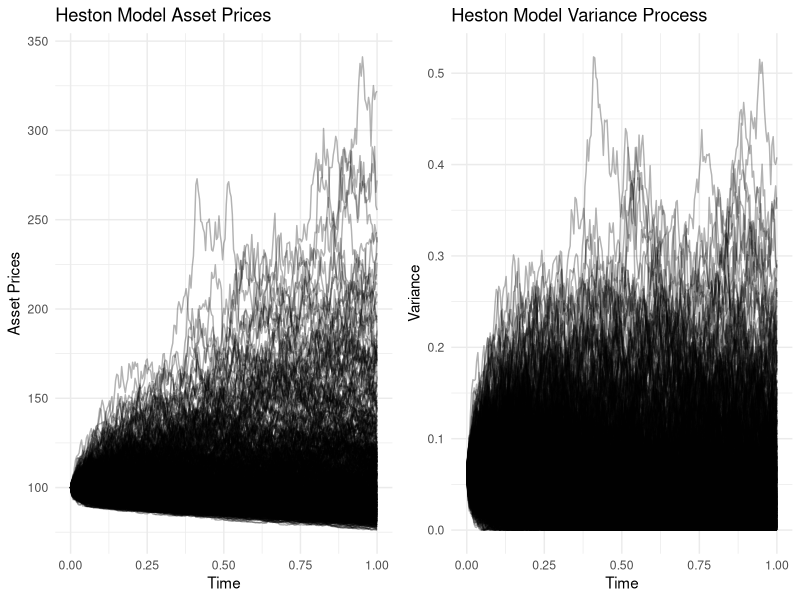
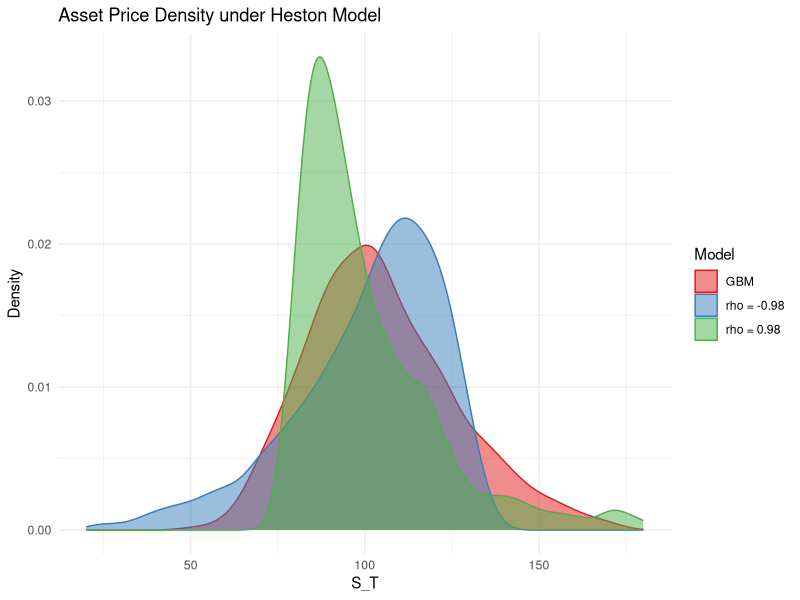
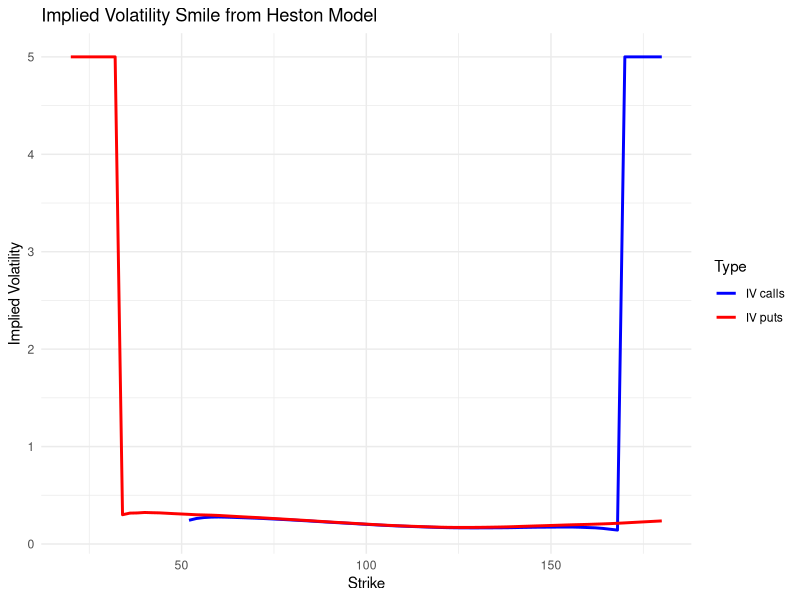

The R script that drew these images, in order:
# Load required libraries
library(ggplot2)
library(dplyr)
library(tidyr)
library(mvtnorm)
library(RColorBrewer)

# Parameters
# simulation dependent
S0 <- 100.0             # asset price
T <- 1.0                # time in years
r <- 0.02               # risk-free rate
N <- 252                # number of time steps in simulation
M <- 1000               # number of simulations

# Heston dependent parameters
kappa <- 3              # rate of mean reversion of variance under risk-neutral dynamics
theta <- 0.20^2         # long-term mean of variance under risk-neutral dynamics
v0 <- 0.25^2            # initial variance under risk-neutral dynamics
rho <- 0.7              # correlation between returns and variances under risk-neutral dynamics
sigma <- 0.6            # volatility of volatility

# Heston model simulation function
heston_model_sim <- function(S0, v0, rho, kappa, theta, sigma, T, N, M) {
  dt <- T / N
  
  # Arrays for storing prices and variances
  S <- matrix(S0, nrow = N + 1, ncol = M)
  v <- matrix(v0, nrow = N + 1, ncol = M)
  
  # Correlation matrix
  cov_matrix <- matrix(c(1, rho, rho, 1), nrow = 2)
  
  # Sampling correlated brownian motions under risk-neutral measure
  for (i in 1:N) {
    # Generate correlated random numbers
    Z <- rmvnorm(M, mean = c(0, 0), sigma = cov_matrix)
    
    # Update asset prices and variance
    S[i + 1, ] <- S[i, ] * exp((r - 0.5 * v[i, ]) * dt + 
                                  sqrt(v[i, ] * dt) * Z[, 1])
    v[i + 1, ] <- pmax(v[i, ] + kappa * (theta - v[i, ]) * dt + 
                          sigma * sqrt(v[i, ] * dt) * Z[, 2], 0)
  }
  
  return(list(S = S, v = v))
}

# Simulate with different correlations
rho_p <- 0.98
rho_n <- -0.98

result_p <- heston_model_sim(S0, v0, rho_p, kappa, theta, sigma, T, N, M)
result_n <- heston_model_sim(S0, v0, rho_n, kappa, theta, sigma, T, N, M)

S_p <- result_p$S
v_p <- result_p$v
S_n <- result_n$S
v_n <- result_n$v

# Plot Heston model asset prices and variance process
time <- seq(0, T, length.out = N + 1)

# Prepare data for plotting
df_asset <- data.frame(
  Time = rep(time, M),
  Price = as.vector(S_p),
  Simulation = rep(1:M, each = N + 1)
)

df_variance <- data.frame(
  Time = rep(time, M),
  Variance = as.vector(v_p),
  Simulation = rep(1:M, each = N + 1)
)

# Asset prices plot
p1 <- ggplot(df_asset, aes(x = Time, y = Price, group = Simulation)) +
  geom_line(alpha = 0.3) +
  labs(title = "Heston Model Asset Prices",
       x = "Time",
       y = "Asset Prices") +
  theme_minimal()

# Variance process plot
p2 <- ggplot(df_variance, aes(x = Time, y = Variance, group = Simulation)) +
  geom_line(alpha = 0.3) +
  labs(title = "Heston Model Variance Process",
       x = "Time",
       y = "Variance") +
  theme_minimal()

# Display plots
gridExtra::grid.arrange(p1, p2, ncol = 2)

# Simulate GBM process at time T
gbm <- S0 * exp((r - theta^2/2) * T + sqrt(theta) * sqrt(T) * rnorm(M))

# Prepare density data for comparison
df_density <- data.frame(
  Price = c(S_p[N + 1, ], S_n[N + 1, ], gbm),
  Model = factor(c(rep("rho = 0.98", M), 
                   rep("rho = -0.98", M), 
                   rep("GBM", M)))
)

# Density plot
ggplot(df_density, aes(x = Price, fill = Model, color = Model)) +
  geom_density(alpha = 0.5) +
  labs(title = "Asset Price Density under Heston Model",
       x = "S_T",
       y = "Density") +
  xlim(20, 180) +
  theme_minimal() +
  scale_fill_brewer(palette = "Set1") +
  scale_color_brewer(palette = "Set1")

# Simulate with rho = -0.7
rho <- -0.7
result <- heston_model_sim(S0, v0, rho, kappa, theta, sigma, T, N, M)
S <- result$S

# Set strikes and complete MC option price for different strikes
K <- seq(20, 180, by = 2)

# Calculate put and call prices
puts <- sapply(K, function(k) exp(-r * T) * mean(pmax(k - S[N + 1, ], 0)))
calls <- sapply(K, function(k) exp(-r * T) * mean(pmax(S[N + 1, ] - k, 0)))

# Function to calculate Black-Scholes implied volatility
# Using a simple bisection method
black_scholes_price <- function(S, K, T, r, sigma, type = "call") {
  d1 <- (log(S/K) + (r + sigma^2/2) * T) / (sigma * sqrt(T))
  d2 <- d1 - sigma * sqrt(T)
  
  if (type == "call") {
    price <- S * pnorm(d1) - K * exp(-r * T) * pnorm(d2)
  } else if (type == "put") {
    price <- K * exp(-r * T) * pnorm(-d2) - S * pnorm(-d1)
  }
  return(price)
}

implied_volatility <- function(market_price, S, K, T, r, type, 
                               lower = 0.001, upper = 5, tol = 1e-6) {
  # Bisection method for implied volatility
  f <- function(sigma) {
    black_scholes_price(S, K, T, r, sigma, type) - market_price
  }
  
  if (f(lower) * f(upper) > 0) {
    return(NA)  # No solution found
  }
  
  for (i in 1:100) {
    mid <- (lower + upper) / 2
    f_mid <- f(mid)
    
    if (abs(f_mid) < tol) {
      return(mid)
    }
    
    if (f(lower) * f_mid < 0) {
      upper <- mid
    } else {
      lower <- mid
    }
  }
  return(mid)
}

# Calculate implied volatilities
put_ivs <- sapply(1:length(K), function(i) {
  implied_volatility(puts[i], S0, K[i], T, r, type = "put")
})

call_ivs <- sapply(1:length(K), function(i) {
  implied_volatility(calls[i], S0, K[i], T, r, type = "call")
})

# Create dataframe for plotting
df_iv <- data.frame(
  Strike = rep(K, 2),
  IV = c(call_ivs, put_ivs),
  Type = factor(rep(c("IV calls", "IV puts"), each = length(K)))
)

# Implied volatility smile plot
ggplot(df_iv, aes(x = Strike, y = IV, color = Type)) +
  geom_line(size = 1) +
  labs(title = "Implied Volatility Smile from Heston Model",
       x = "Strike",
       y = "Implied Volatility") +
  theme_minimal() +
  scale_color_manual(values = c("IV calls" = "blue", "IV puts" = "red"))

# Optional: Additional analysis
# Print summary statistics
cat("Summary Statistics for Terminal Asset Prices:\n")
cat("rho = 0.98: mean =", mean(S_p[N + 1, ]), "sd =", sd(S_p[N + 1, ]), "\n")
cat("rho = -0.98: mean =", mean(S_n[N + 1, ]), "sd =", sd(S_n[N + 1, ]), "\n")
cat("GBM: mean =", mean(gbm), "sd =", sd(gbm), "\n")
